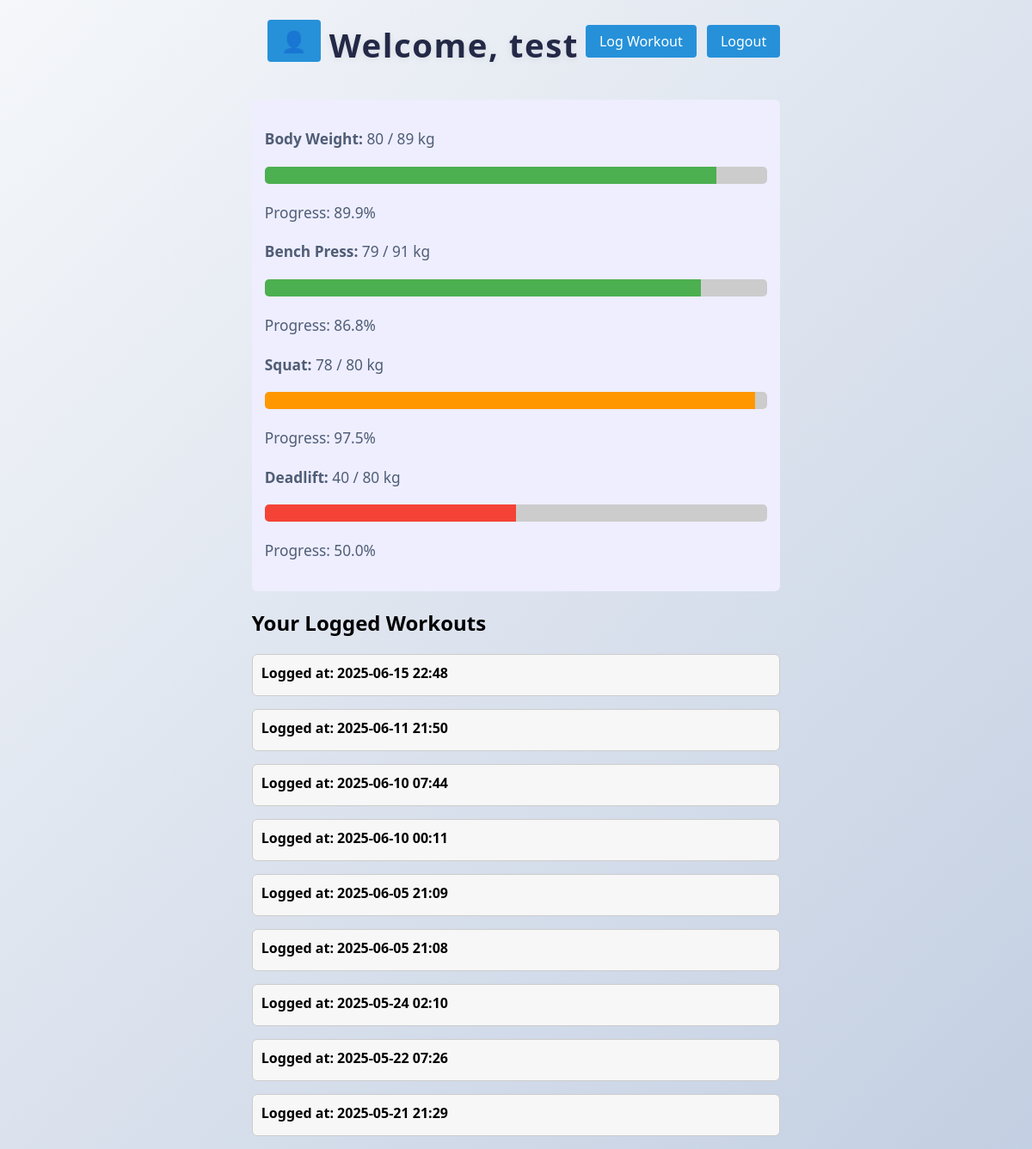
Page /home (signed in) on the earlier database version.
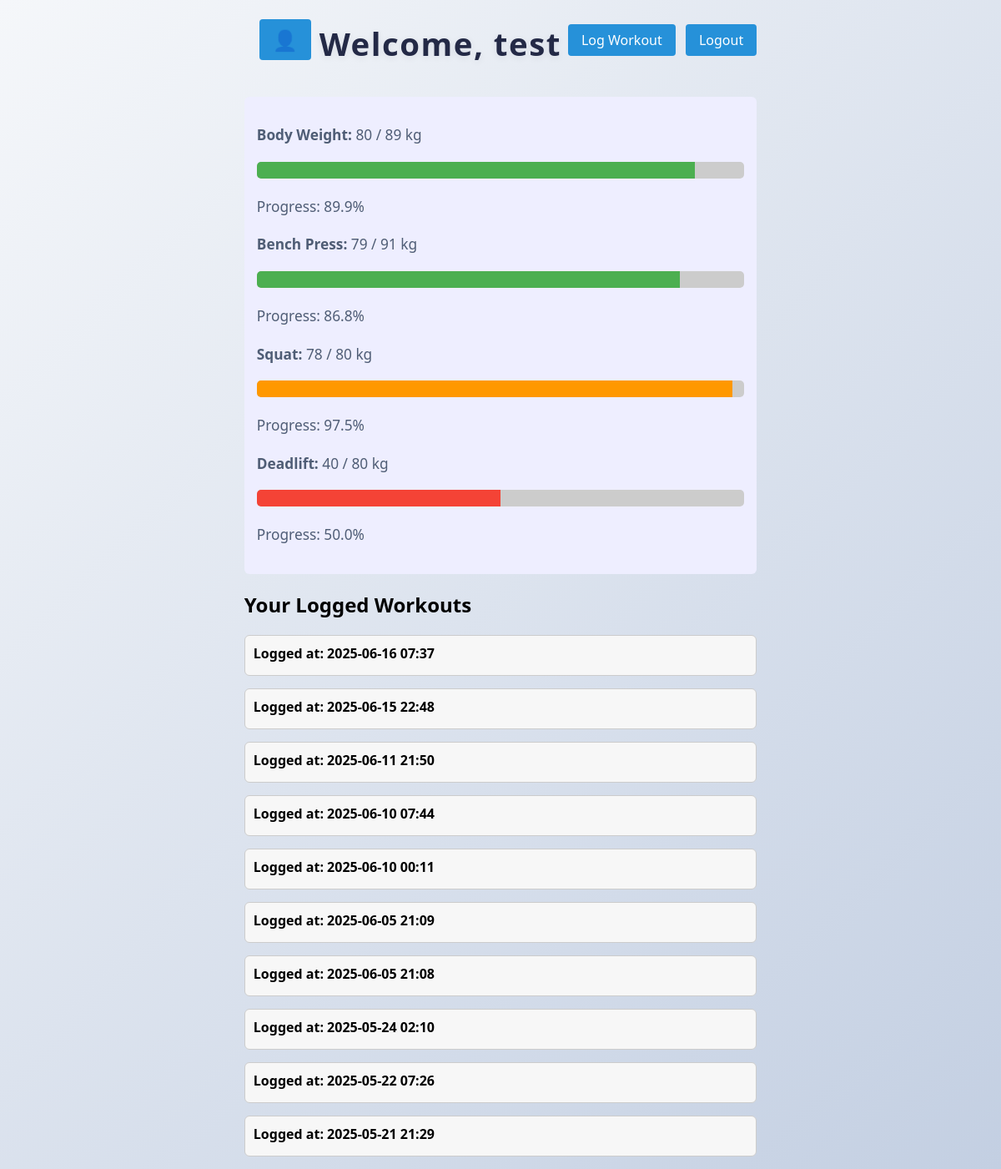
Same page on the later database version.
### workout_tracker/database_models.py (models this page shows)
class User(db.Model):
    __tablename__ = 'Users Table'
    ID = db.Column(db.Integer, primary_key=True)
    Username = db.Column(db.String, unique=True, nullable=False)
    password_hash = db.Column(db.String, nullable=False)
    Join_date = db.Column(db.String)
    instructions = db.Column(db.Text)
    description = db.Column(db.Text)
    bench_goal = db.Column(db.Integer)
    squat_goal = db.Column(db.Integer)
    deadlift_goal = db.Column(db.Integer)
    bench_current = db.Column(db.Integer)
    squat_current = db.Column(db.Integer)
    deadlift_current = db.Column(db.Integer)
    recovery_phrase = db.Column(db.Text)
    weight_updated = db.Column(db.String)
    current_weight = db.Column(db.Float)
    goal_weight = db.Column(db.Float)

class UserExercise(db.Model):
    __tablename__ = 'UserExercises'
    ID = db.Column(db.Integer, primary_key=True)
    user_id = db.Column(db.Integer, nullable=False)
    duration = db.Column(db.Integer)
    intensity = db.Column(db.Integer)
    calories_burned = db.Column(db.Integer)
    notes = db.Column(db.Text)
    date_completed = db.Column(db.Integer)
    exercises = db.relationship('WorkoutExercise', backref='parent', lazy=True)

### workout_tracker/app.py (the view)
@app.route('/home')
def home():
    if 'user_id' not in session:
        return redirect(url_for('login'))
    user = User.query.get(session['user_id'])
    logs = (
        UserExercise.query
        .filter_by(user_id=user.ID)
        .order_by(UserExercise.date_completed.desc())
        .all()
    )
    grouped = {}
    for log in logs:
        exercises = WorkoutExercise.query.filter_by(user_exercise_id=log.ID).all()
        grouped[log.date_completed] = {
            "meta": log,
            "exercises": exercises
        }
    return render_template('home_page.html', user=user, grouped_workouts=grouped)

### workout_tracker/app.py (called while the page is built)
@app.template_filter('datetimeformat')
def datetimeformat(value):
    return datetime.fromtimestamp(int(value)).strftime('%Y-%m-%d %H:%M')

### Templates/home_page.html (shortened to what this page needs)
<!DOCTYPE html>
<html lang="en">
<head>
    <link rel="stylesheet" href="{{ url_for('static', filename='css/main_styles.css') }}">
</head>
<body>
<div class="center">
    <div class="top-bar">
        <div class="profile-icon">
            <a href="{{ url_for('profile_settings') }}" title="Edit Profile">👤</a>
        </div>
        <h1>Welcome, {{ user.Username }}</h1>
        <div>
            <a href="{{ url_for('log_workout') }}">Log Workout</a>
            <a href="{{ url_for('logout') }}">Logout</a>
        </div>
    </div>
    <div class="goals-info">
        {% if user.current_weight and user.goal_weight %}
            <p><strong>Body Weight:</strong> {{ user.current_weight }} / {{ user.goal_weight }} kg</p>
            {% if user.goal_weight < user.current_weight %}
                {% set weight_progress = (user.goal_weight / user.current_weight) * 100 %}
                <div class="progress-bar">
                    <div class="progress-fill" style="width: {{ weight_progress | round(1) }}%; background: #ff5722;"></div>
                </div>
            {% else %}
                {% set weight_progress = (user.current_weight / user.goal_weight) * 100 %}
                <div class="progress-bar">
                    <div class="progress-fill" style="width: {{ weight_progress | round(1) }}%; background: #4caf50;"></div>
                </div>
            {% endif %}
            <p>Progress: {{ weight_progress | round(1) }}%</p>
        {% endif %}
        {% if user.bench_current and user.bench_goal %}
            <p><strong>Bench Press:</strong> {{ user.bench_current }} / {{ user.bench_goal }} kg</p>
            {% set bench_pct = (user.bench_current / user.bench_goal * 100) %}
            <div class="progress-bar">
                <div class="progress-fill" style="width: {{ bench_pct | round(1) }}%; background: #4CAF50;"></div>
            </div>
            <p>Progress: {{ bench_pct | round(1) }}%</p>
        {% endif %}
        {% if user.squat_current and user.squat_goal %}
            <p><strong>Squat:</strong> {{ user.squat_current }} / {{ user.squat_goal }} kg</p>
            {% set squat_pct = (user.squat_current / user.squat_goal * 100) %}
            <div class="progress-bar">
                <div class="progress-fill" style="width: {{ squat_pct | round(1) }}%; background: #FF9800;"></div>
            </div>
            <p>Progress: {{ squat_pct | round(1) }}%</p>
        {% endif %}
        {% if user.deadlift_current and user.deadlift_goal %}
            <p><strong>Deadlift:</strong> {{ user.deadlift_current }} / {{ user.deadlift_goal }} kg</p>
            {% set dl_pct = (user.deadlift_current / user.deadlift_goal * 100) %}
            <div class="progress-bar">
                <div class="progress-fill" style="width: {{ dl_pct | round(1) }}%; background: #F44336;"></div>
            </div>
            <p>Progress: {{ dl_pct | round(1) }}%</p>
        {% endif %}
    </div>
    <h2>Your Logged Workouts</h2>
    {% if grouped_workouts %}
        {% for ts, block in grouped_workouts.items() %}
        <div class="workout-entry">
            <div class="workout-header" onclick="toggleDetails(this)">
                Logged at: {{ ts | datetimeformat }}
            </div>
        </div>
        {% endfor %}
    {% else %}
        <p>No workouts logged yet.</p>
    {% endif %}
</div>
</body>
</html>

### static/css/main_styles.css (style rules this page uses)
body { background: linear-gradient(135deg, #f5f7fa 0%, #c3cfe2 100%); font-family: 'Segoe UI', Arial, sans-serif; margin: 0; min-height: 100vh; display: flex; flex-direction: column; align-items: center; justify-content: center; }
h1 { color: #232946; margin-bottom: 18px; font-size: 2.4rem; font-weight: 700; letter-spacing: 1.5px; text-shadow: 0 2px 8px rgba(35, 41, 70, 0.08); }
p, label { color: #4f5d75; font-size: 1.08rem; margin-bottom: 18px; line-height: 1.6; }
.workout-entry { margin-bottom: 15px; border: 1px solid #ccc; border-radius: 6px; background: #f7f7f7; padding: 10px; }
.workout-header { font-weight: bold; cursor: pointer; margin-bottom: 5px; }
.top-bar { display: flex; justify-content: space-between; align-items: center; margin-bottom: 20px; }
.top-bar a { padding: 8px 16px; text-decoration: none; background-color: #2691d9; color: white; border-radius: 4px; margin-left: 8px; }
.profile-icon { margin-right: auto; padding: 10px; }
.profile-icon a { font-size: 1.5rem; text-decoration: none; color: #2691d9; }
.goals-info { margin: 20px 0; padding: 15px; background: #eef; border-radius: 6px; }
.progress-bar { background: #ccc; height: 20px; border-radius: 5px; margin-bottom: 20px; overflow: hidden; }
.progress-fill { height: 100%; }
body { font-family: 'Segoe UI', sans-serif; background-color: #f2f2f2; margin: 0; }

Differences in the rows shown:
added UserExercise: date_completed "2025-06-16 07:37"
